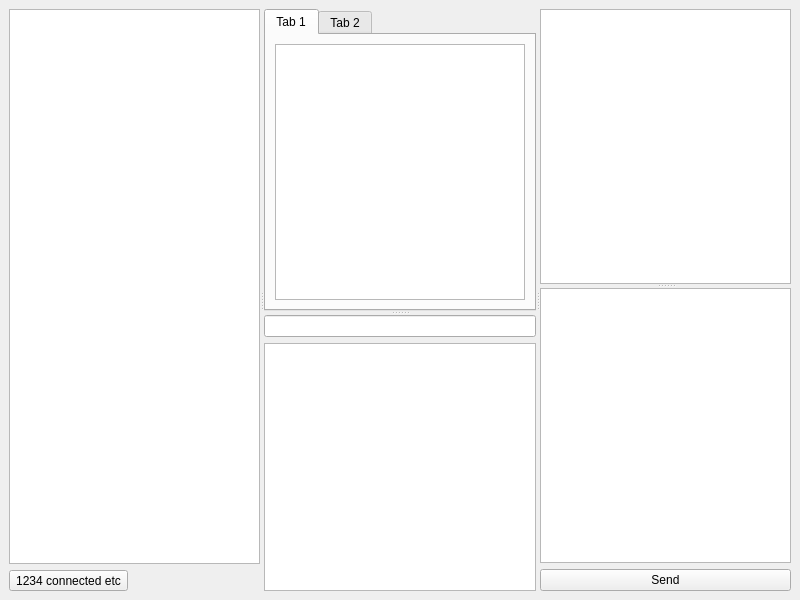
<?xml version="1.0" encoding="UTF-8"?>
<ui version="4.0">
 <class>MainWindow</class>
 <widget class="QMainWindow" name="MainWindow">
  <property name="geometry">
   <rect>
    <x>0</x>
    <y>0</y>
    <width>800</width>
    <height>600</height>
   </rect>
  </property>
  <property name="windowTitle">
   <string>MainWindow</string>
  </property>
  <widget class="QWidget" name="centralwidget">
   <layout class="QHBoxLayout" name="horizontalLayout">
    <item>
     <widget class="QSplitter" name="splitter_3">
      <property name="orientation">
       <enum>Qt::Orientation::Horizontal</enum>
      </property>
      <widget class="QWidget" name="left" native="true">
       <layout class="QVBoxLayout" name="verticalLayout_2">
        <item>
         <widget class="QTableView" name="dictionaryTable"/>
        </item>
        <item>
         <widget class="QToolButton" name="connectionPill">
          <property name="text">
           <string>1234 connected etc</string>
          </property>
         </widget>
        </item>
       </layout>
      </widget>
      <widget class="QWidget" name="center" native="true">
       <layout class="QVBoxLayout" name="verticalLayout_6">
        <item>
         <widget class="QSplitter" name="splitter_2">
          <property name="orientation">
           <enum>Qt::Orientation::Vertical</enum>
          </property>
          <widget class="QTabWidget" name="tabWidget">
           <property name="currentIndex">
            <number>0</number>
           </property>
           <widget class="QWidget" name="tab">
            <attribute name="title">
             <string>Tab 1</string>
            </attribute>
            <layout class="QVBoxLayout" name="verticalLayout">
             <item>
              <widget class="QTextBrowser" name="chatBrowser"/>
             </item>
            </layout>
           </widget>
           <widget class="QWidget" name="tab_2">
            <attribute name="title">
             <string>Tab 2</string>
            </attribute>
           </widget>
          </widget>
          <widget class="QWidget" name="widget_2" native="true">
           <layout class="QVBoxLayout" name="verticalLayout_5">
            <item>
             <widget class="QLineEdit" name="signalViz"/>
            </item>
            <item>
             <widget class="QTextEdit" name="messageEditor">
              <property name="acceptRichText">
               <bool>false</bool>
              </property>
             </widget>
            </item>
           </layout>
          </widget>
         </widget>
        </item>
       </layout>
      </widget>
      <widget class="QWidget" name="right" native="true">
       <layout class="QVBoxLayout" name="verticalLayout_4">
        <item>
         <widget class="QSplitter" name="splitter">
          <property name="orientation">
           <enum>Qt::Orientation::Vertical</enum>
          </property>
          <widget class="QListView" name="usersList"/>
          <widget class="QTextBrowser" name="inspector"/>
         </widget>
        </item>
        <item>
         <widget class="QPushButton" name="sendButton">
          <property name="text">
           <string>Send</string>
          </property>
         </widget>
        </item>
       </layout>
      </widget>
     </widget>
    </item>
   </layout>
  </widget>
  <action name="actionExit">
   <property name="text">
    <string>Exit</string>
   </property>
  </action>
 </widget>
 <resources/>
 <connections/>
</ui>
